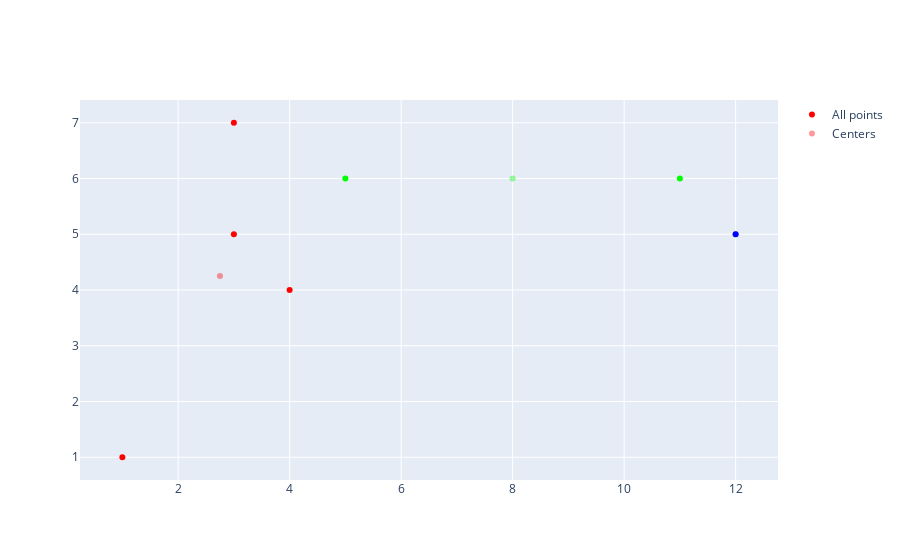
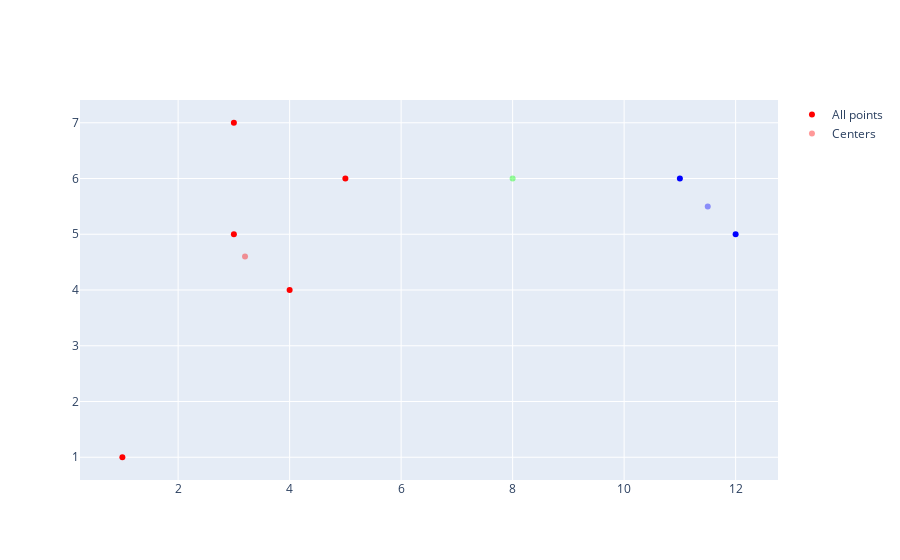
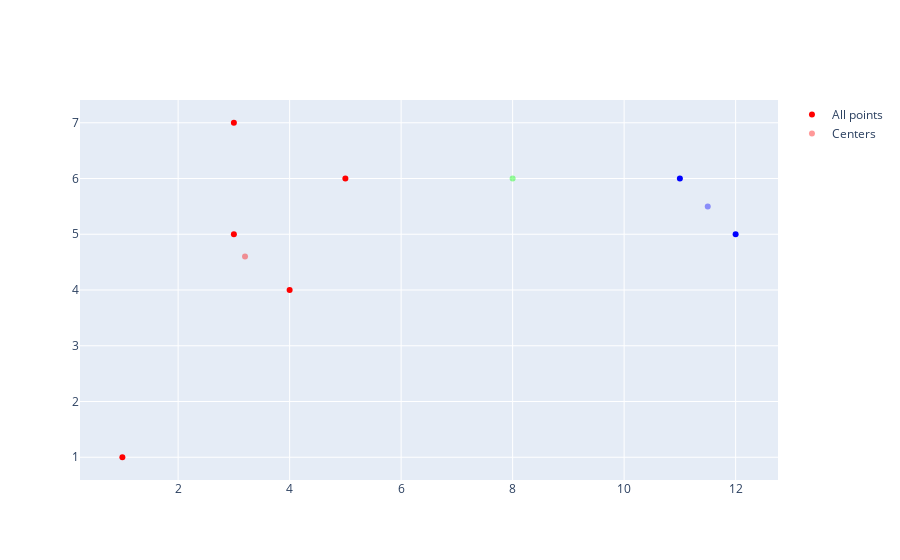

Here is the notebook cell these charts were saved with, in order:
### Code cell
df=pd.DataFrame({
    'x1':data[:]['x1'],
    'x2':data[:]['x2']
})

centers = data[:3].copy()

colmap = {0: 'rgb(255, 0, 0)', 1: 'rgb(0, 255, 0)', 2: 'rgb(0, 0, 255)'}
colmap_center = ['rgba(255, 0, 0, 0.4)', 'rgba(0, 255, 0, 0.4)', 'rgba(0, 0, 255,0.4)']

def assignment(df,points,centers):
    for i in range(len(centers)):
        df['distance_from_{}'.format(str(i))]=(np.sqrt((df['x1']-centers['x1'][i])**2+(df['x2']-centers['x2'][i])**2))
    center_dist_cols = ['distance_from_{}'.format(i) for i in range(len(centers))]
    df['closest'] = df.loc[:,center_dist_cols].idxmin(axis=1)
    df['closest'] = df['closest'].map(lambda x: int(x.lstrip('distance_from_'))) #lstrip is copy of string with leading chars removed
    df['color'] = df['closest'].map(lambda x: colmap[x])
    return df

def update(df,centers):
    for i in range(len(centers)):
        if len(df[df['closest']==i])>0:
            centers['x1'][i] = np.mean(df[df['closest']==i]['x1'])
            centers['x2'][i] = np.mean(df[df['closest']==i]['x2'])
    return centers

x=6
for i in range(x):
    old_centers = centers.copy()
    df = assignment(df,data,centers)
    update(df,centers)
    fig = go.Figure(
        go.Scatter(x=df['x1'],y=df['x2'],mode='markers',name='All points',marker_color=df['color']),
        layout=go.Layout(yaxis=dict(scaleanchor="x", scaleratio=1))
    )
    fig.add_trace(go.Scatter(x=centers['x1'],y=centers['x2'],mode='markers',name='Centers',marker_color=colmap_center))
    fig.show()
    if old_centers.equals(centers):
        print("Keine neuen Center mehr nach",i,"Itterationen.")
        break

### Figure 1 — Plotly figure (JSON) as saved in the notebook; plotly's stock layout.template omitted (floating-point values rounded to 4 significant figures)
{"data": [{"marker": {"color": ["rgb(255, 0, 0)", "rgb(0, 255, 0)", "rgb(0, 0, 255)", "rgb(0, 255, 0)", "rgb(255, 0, 0)", "rgb(255, 0, 0)", "rgb(255, 0, 0)"]}, "mode": "markers", "name": "All points", "type": "scatter", "x": [1, 11, 12, 5, 3, 3, 4], "y": [1, 6, 5, 6, 7, 5, 4]}, {"marker": {"color": ["rgba(255, 0, 0, 0.4)", "rgba(0, 255, 0, 0.4)", "rgba(0, 0, 255,0.4)"]}, "mode": "markers", "name": "Centers", "type": "scatter", "x": [2.75, 8, 12], "y": [4.25, 6, 5]}], "layout": {"yaxis": {"scaleanchor": "x", "scaleratio": 1}}}

### Figure 2 — Plotly figure (JSON) as saved in the notebook; plotly's stock layout.template omitted (floating-point values rounded to 4 significant figures)
{"data": [{"marker": {"color": ["rgb(255, 0, 0)", "rgb(0, 0, 255)", "rgb(0, 0, 255)", "rgb(255, 0, 0)", "rgb(255, 0, 0)", "rgb(255, 0, 0)", "rgb(255, 0, 0)"]}, "mode": "markers", "name": "All points", "type": "scatter", "x": [1, 11, 12, 5, 3, 3, 4], "y": [1, 6, 5, 6, 7, 5, 4]}, {"marker": {"color": ["rgba(255, 0, 0, 0.4)", "rgba(0, 255, 0, 0.4)", "rgba(0, 0, 255,0.4)"]}, "mode": "markers", "name": "Centers", "type": "scatter", "x": [3.2, 8, 11.5], "y": [4.6, 6, 5.5]}], "layout": {"yaxis": {"scaleanchor": "x", "scaleratio": 1}}}

### Figure 3 — Plotly figure (JSON) as saved in the notebook; plotly's stock layout.template omitted (floating-point values rounded to 4 significant figures)
{"data": [{"marker": {"color": ["rgb(255, 0, 0)", "rgb(0, 0, 255)", "rgb(0, 0, 255)", "rgb(255, 0, 0)", "rgb(255, 0, 0)", "rgb(255, 0, 0)", "rgb(255, 0, 0)"]}, "mode": "markers", "name": "All points", "type": "scatter", "x": [1, 11, 12, 5, 3, 3, 4], "y": [1, 6, 5, 6, 7, 5, 4]}, {"marker": {"color": ["rgba(255, 0, 0, 0.4)", "rgba(0, 255, 0, 0.4)", "rgba(0, 0, 255,0.4)"]}, "mode": "markers", "name": "Centers", "type": "scatter", "x": [3.2, 8, 11.5], "y": [4.6, 6, 5.5]}], "layout": {"yaxis": {"scaleanchor": "x", "scaleratio": 1}}}
